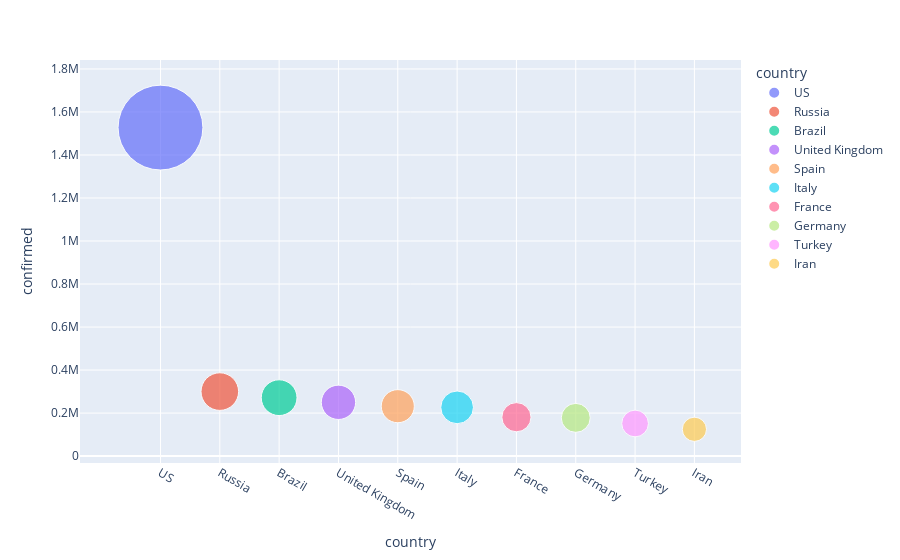

The notebook cell this image was saved under:
### Code cell
fig = px.scatter(sort_countries.head(10), x='country', y='confirmed', size='confirmed', color='country', hover_name='country', size_max=60)


fig.show()

### Figure 1 — Plotly figure (JSON) as saved in the notebook; plotly's stock layout.template omitted (floating-point values rounded to 4 significant figures)
{"data": [{"hovertemplate": "<b>%{hovertext}</b><br><br>country=%{x}<br>confirmed=%{marker.size}<extra></extra>", "hovertext": ["US"], "legendgroup": "US", "marker": {"color": "#636efa", "size": [1527355], "sizemode": "area", "sizeref": 424.3, "symbol": "circle"}, "mode": "markers", "name": "US", "showlegend": true, "type": "scatter", "x": ["US"], "xaxis": "x", "y": [1527355], "yaxis": "y"}, {"hovertemplate": "<b>%{hovertext}</b><br><br>country=%{x}<br>confirmed=%{marker.size}<extra></extra>", "hovertext": ["Russia"], "legendgroup": "Russia", "marker": {"color": "#EF553B", "size": [299941], "sizemode": "area", "sizeref": 424.3, "symbol": "circle"}, "mode": "markers", "name": "Russia", "showlegend": true, "type": "scatter", "x": ["Russia"], "xaxis": "x", "y": [299941], "yaxis": "y"}, {"hovertemplate": "<b>%{hovertext}</b><br><br>country=%{x}<br>confirmed=%{marker.size}<extra></extra>", "hovertext": ["Brazil"], "legendgroup": "Brazil", "marker": {"color": "#00cc96", "size": [271628], "sizemode": "area", "sizeref": 424.3, "symbol": "circle"}, "mode": "markers", "name": "Brazil", "showlegend": true, "type": "scatter", "x": ["Brazil"], "xaxis": "x", "y": [271628], "yaxis": "y"}, {"hovertemplate": "<b>%{hovertext}</b><br><br>country=%{x}<br>confirmed=%{marker.size}<extra></extra>", "hovertext": ["United Kingdom"], "legendgroup": "United Kingdom", "marker": {"color": "#ab63fa", "size": [250138], "sizemode": "area", "sizeref": 424.3, "symbol": "circle"}, "mode": "markers", "name": "United Kingdom", "showlegend": true, "type": "scatter", "x": ["United Kingdom"], "xaxis": "x", "y": [250138], "yaxis": "y"}, {"hovertemplate": "<b>%{hovertext}</b><br><br>country=%{x}<br>confirmed=%{marker.size}<extra></extra>", "hovertext": ["Spain"], "legendgroup": "Spain", "marker": {"color": "#FFA15A", "size": [232037], "sizemode": "area", "sizeref": 424.3, "symbol": "circle"}, "mode": "markers", "name": "Spain", "showlegend": true, "type": "scatter", "x": ["Spain"], "xaxis": "x", "y": [232037], "yaxis": "y"}, {"hovertemplate": "<b>%{hovertext}</b><br><br>country=%{x}<br>confirmed=%{marker.size}<extra></extra>", "hovertext": ["Italy"], "legendgroup": "Italy", "marker": {"color": "#19d3f3", "size": [226699], "sizemode": "area", "sizeref": 424.3, "symbol": "circle"}, "mode": "markers", "name": "Italy", "showlegend": true, "type": "scatter", "x": ["Italy"], "xaxis": "x", "y": [226699], "yaxis": "y"}, {"hovertemplate": "<b>%{hovertext}</b><br><br>country=%{x}<br>confirmed=%{marker.size}<extra></extra>", "hovertext": ["France"], "legendgroup": "France", "marker": {"color": "#FF6692", "size": [180933], "sizemode": "area", "sizeref": 424.3, "symbol": "circle"}, "mode": "markers", "name": "France", "showlegend": true, "type": "scatter", "x": ["France"], "xaxis": "x", "y": [180933], "yaxis": "y"}, {"hovertemplate": "<b>%{hovertext}</b><br><br>country=%{x}<br>confirmed=%{marker.size}<extra></extra>", "hovertext": ["Germany"], "legendgroup": "Germany", "marker": {"color": "#B6E880", "size": [177778], "sizemode": "area", "sizeref": 424.3, "symbol": "circle"}, "mode": "markers", "name": "Germany", "showlegend": true, "type": "scatter", "x": ["Germany"], "xaxis": "x", "y": [177778], "yaxis": "y"}, {"hovertemplate": "<b>%{hovertext}</b><br><br>country=%{x}<br>confirmed=%{marker.size}<extra></extra>", "hovertext": ["Turkey"], "legendgroup": "Turkey", "marker": {"color": "#FF97FF", "size": [151615], "sizemode": "area", "sizeref": 424.3, "symbol": "circle"}, "mode": "markers", "name": "Turkey", "showlegend": true, "type": "scatter", "x": ["Turkey"], "xaxis": "x", "y": [151615], "yaxis": "y"}, {"hovertemplate": "<b>%{hovertext}</b><br><br>country=%{x}<br>confirmed=%{marker.size}<extra></extra>", "hovertext": ["Iran"], "legendgroup": "Iran", "marker": {"color": "#FECB52", "size": [124603], "sizemode": "area", "sizeref": 424.3, "symbol": "circle"}, "mode": "markers", "name": "Iran", "showlegend": true, "type": "scatter", "x": ["Iran"], "xaxis": "x", "y": [124603], "yaxis": "y"}], "layout": {"legend": {"itemsizing": "constant", "title": {"text": "country"}, "tracegroupgap": 0}, "margin": {"t": 60}, "xaxis": {"anchor": "y", "categoryarray": ["US", "Russia", "Brazil", "United Kingdom", "Spain", "Italy", "France", "Germany", "Turkey", "Iran"], "categoryorder": "array", "domain": [0, 1], "title": {"text": "country"}}, "yaxis": {"anchor": "x", "domain": [0, 1], "title": {"text": "confirmed"}}}}
